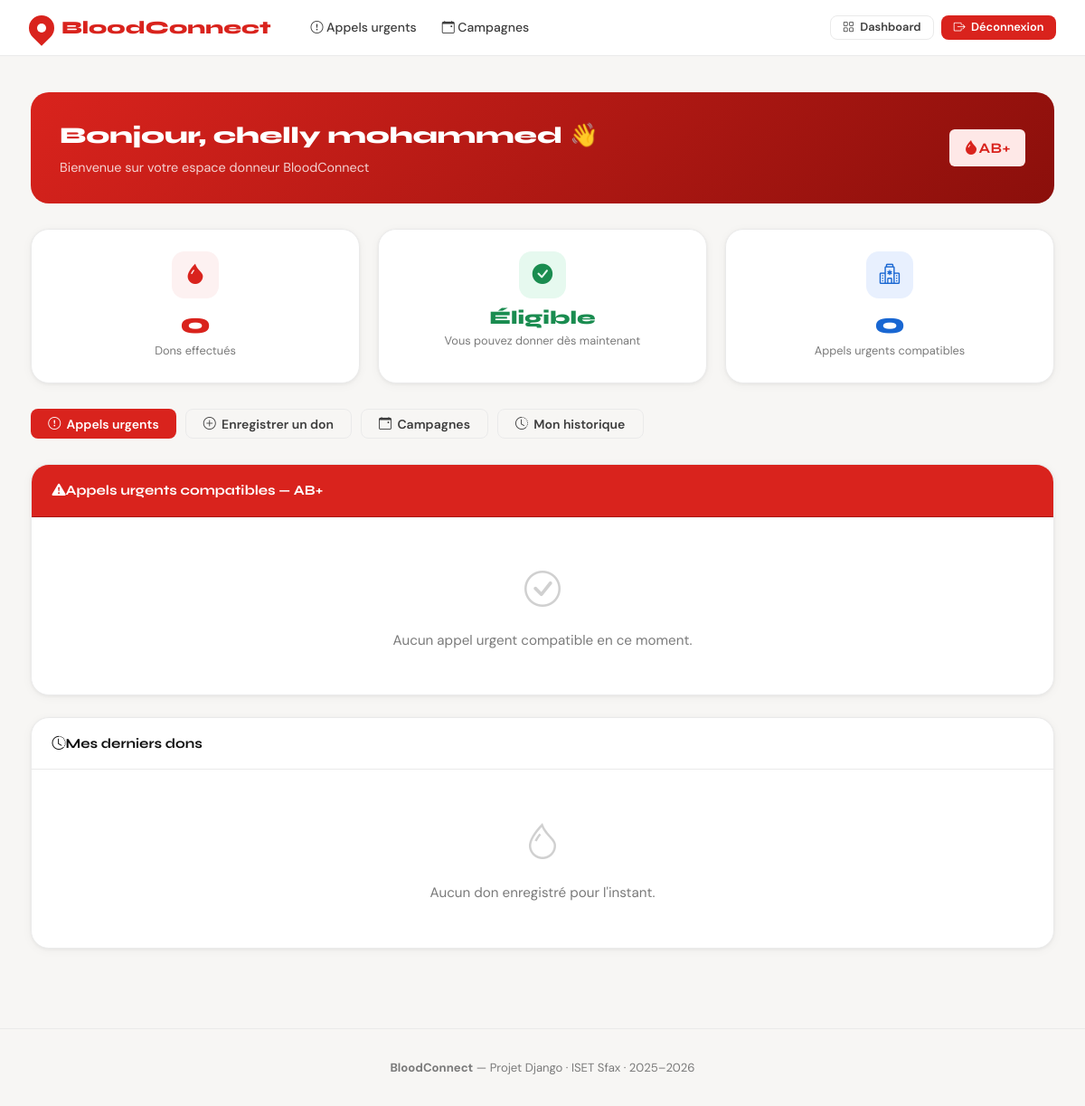
Before: /accounts/dashboard/donneur/ (signed in) with the older database file.
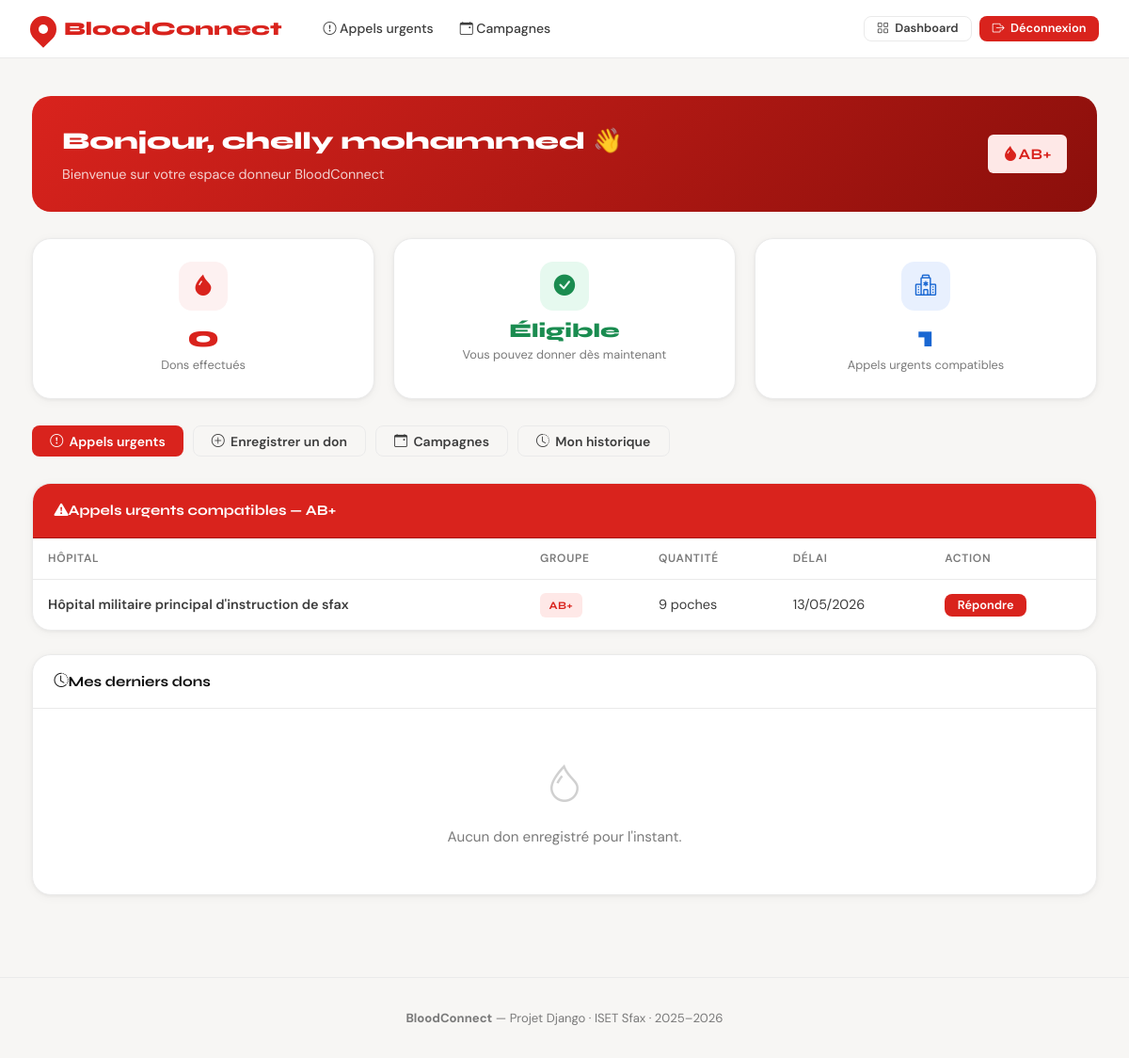
After: the same page with the newer database file.
### donations/models.py (models this page shows, shortened)
class DemandeUrgente(models.Model):
    STATUT_CHOICES = [
        ('active', 'Active'),
        ('cloturee', 'Clôturée'),
        ('satisfaite', 'Satisfaite'),
    ]
    hopital = models.ForeignKey(Hopital, on_delete=models.CASCADE, related_name='demandes')
    groupe_sanguin = models.CharField(max_length=3, choices=GROUPES_SANGUINS)
    quantite = models.PositiveIntegerField(help_text='Nombre de poches')
    delai = models.DateField(help_text='Date limite')
    description = models.TextField(blank=True)
    statut = models.CharField(max_length=20, choices=STATUT_CHOICES, default='active')
    date_creation = models.DateTimeField(auto_now_add=True)

### accounts/models.py (models this page shows, shortened)
class Hopital(models.Model):
    user = models.OneToOneField(User, on_delete=models.CASCADE, related_name='hopital')
    nom = models.CharField(max_length=200)
    adresse = models.CharField(max_length=300)
    ville = models.CharField(max_length=100)
    telephone = models.CharField(max_length=20, blank=True)
    numero_agrement = models.CharField(max_length=100, unique=True)
    valide = models.BooleanField(default=False)
    date_inscription = models.DateTimeField(auto_now_add=True)

### accounts/decorators.py (the view)
    def wrapper(request, *args, **kwargs):
        if not request.user.is_authenticated:
            return redirect('login')
        if not hasattr(request.user, 'donneur'):
            messages.error(request, 'Accès réservé aux donneurs.')
            return redirect('home')
        return view_func(request, *args, **kwargs)

### accounts/models.py (called while the page is built)
    @property
    def prochain_don(self):
        from donations.models import Don
        from datetime import timedelta
        dernier = Don.objects.filter(donneur=self, valide=True)\
                             .order_by('-date_don').first()
        if not dernier:
            return None
        jours = 56 if self.sexe == 'M' else 84
        return dernier.date_don + timedelta(days=jours)

    @property
    def est_eligible(self):
        from datetime import date
        prochain = self.prochain_don
        if not prochain:
            return True
        return date.today() >= prochain

### templates/accounts/dashboard_donneur.html (shortened to what the changed rows need)
{% extends 'base.html' %}
{% block content %}
<div class="welcome-bar fade-up">
  <div>
    <h2>Bonjour, {{ donneur.user.get_full_name }} 👋</h2>
  </div>
</div>
<div class="grid grid-3 fade-up-2" style="margin-bottom:1.75rem;">
  <div class="stat-card">
    <div class="stat-icon" style="background:#E8F0FE; color:#1967D2;">
      <i class="bi bi-hospital"></i>
    </div>
    <div class="stat-num" style="color:#1967D2;">{{ demandes|length }}</div>
    <div class="stat-label">Appels urgents compatibles</div>
  </div>
</div>
<div class="card fade-up-3" style="margin-bottom:1.5rem;">
  {% if demandes %}
  <table class="bc-table">
    <thead>
      <tr>
        <th>Hôpital</th><th>Groupe</th><th>Quantité</th><th>Délai</th><th>Action</th>
      </tr>
    </thead>
    <tbody>
      {% for d in demandes %}
      <tr>
        <td style="font-weight:600;">{{ d.hopital.nom }}</td>
        <td><span class="badge badge-red">{{ d.groupe_sanguin }}</span></td>
        <td>{{ d.quantite }} poche{% if d.quantite != 1 %}s{% endif %}</td>
        <td>{{ d.delai|date:"d/m/Y" }}</td>
        <td><a href="{% url 'repondre_demande' d.id %}" class="btn btn-primary btn-sm">Répondre</a></td>
      </tr>
      {% endfor %}
    </tbody>
  </table>
  {% else %}
  <div class="empty-state">
    <i class="bi bi-check-circle"></i>
    <p>Aucun appel urgent compatible en ce moment.</p>
  </div>
  {% endif %}
</div>
{% endblock %}

Changed rows visible on the page:
added DemandeUrgente: hopital.nom "Hôpital militaire principal d'instruction de sfax", groupe_sanguin "AB+", quantite "9", delai "13/05/2026"
Other visible differences:
{{ demandes|length }}: "0" → "1"
text no longer shown: "Aucun appel urgent compatible en ce moment."
text now shown: "HÔPITAL GROUPE QUANTITÉ DÉLAI ACTION"
